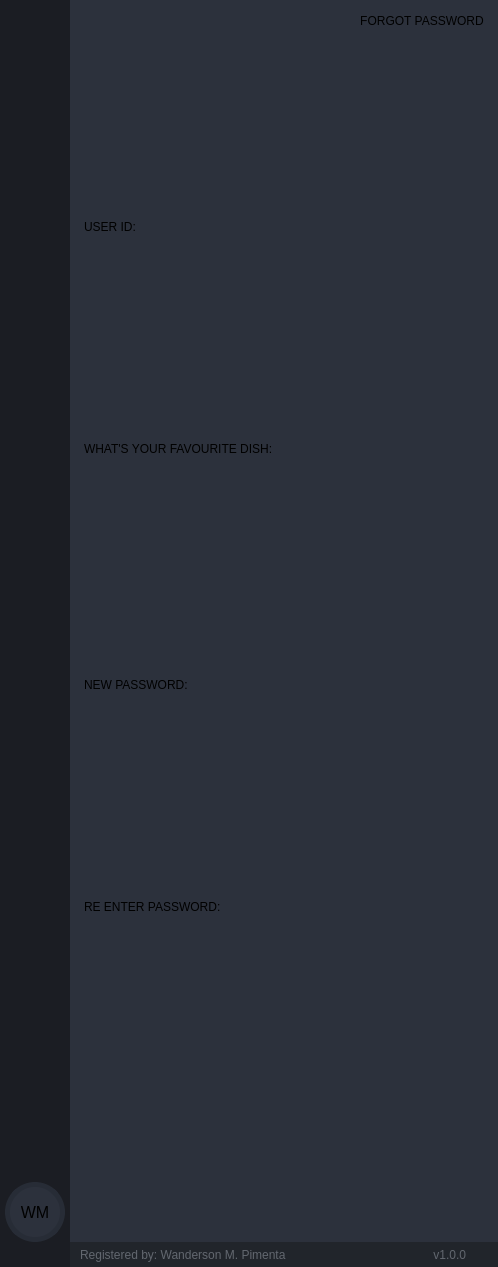
        <widget class="QFrame" name="frame_center">
         <property name="sizePolicy">
          <sizepolicy hsizetype="Expanding" vsizetype="Expanding">
           <horstretch>0</horstretch>
           <verstretch>0</verstretch>
          </sizepolicy>
         </property>
         <property name="styleSheet">
          <string notr="true">background-color: rgb(40, 44, 52);</string>
         </property>
         <property name="frameShape">
          <enum>QFrame::NoFrame</enum>
         </property>
         <property name="frameShadow">
          <enum>QFrame::Raised</enum>
         </property>
         <layout class="QHBoxLayout" name="horizontalLayout_2">
          <property name="spacing">
           <number>0</number>
          </property>
          <property name="leftMargin">
           <number>0</number>
          </property>
          <property name="topMargin">
           <number>0</number>
          </property>
          <property name="rightMargin">
           <number>0</number>
          </property>
          <property name="bottomMargin">
           <number>0</number>
          </property>
          <item>
           <widget class="QFrame" name="frame_left_menu">
            <property name="sizePolicy">
             <sizepolicy hsizetype="Preferred" vsizetype="Preferred">
              <horstretch>0</horstretch>
              <verstretch>0</verstretch>
             </sizepolicy>
            </property>
            <property name="minimumSize">
             <size>
              <width>70</width>
              <height>0</height>
             </size>
            </property>
            <property name="maximumSize">
             <size>
              <width>70</width>
              <height>16777215</height>
             </size>
            </property>
            <property name="layoutDirection">
             <enum>Qt::LeftToRight</enum>
            </property>
            <property name="styleSheet">
             <string notr="true">background-color: rgb(27, 29, 35);</string>
            </property>
            <property name="frameShape">
             <enum>QFrame::NoFrame</enum>
            </property>
            <property name="frameShadow">
             <enum>QFrame::Raised</enum>
            </property>
            <layout class="QVBoxLayout" name="verticalLayout_5">
             <property name="spacing">
              <number>1</number>
             </property>
             <property name="leftMargin">
              <number>0</number>
             </property>
             <property name="topMargin">
              <number>0</number>
             </property>
             <property name="rightMargin">
              <number>0</number>
             </property>
             <property name="bottomMargin">
              <number>0</number>
             </property>
             <item alignment="Qt::AlignTop">
              <widget class="QFrame" name="frame_menus">
               <property name="frameShape">
                <enum>QFrame::NoFrame</enum>
               </property>
               <property name="frameShadow">
                <enum>QFrame::Raised</enum>
               </property>
               <layout class="QVBoxLayout" name="layout_menus">
                <property name="spacing">
                 <number>0</number>
                </property>
                <property name="leftMargin">
                 <number>0</number>
                </property>
                <property name="topMargin">
                 <number>0</number>
                </property>
                <property name="rightMargin">
                 <number>0</number>
                </property>
                <property name="bottomMargin">
                 <number>0</number>
                </property>
               </layout>
              </widget>
             </item>
             <item alignment="Qt::AlignBottom">
              <widget class="QFrame" name="frame_extra_menus">
               <property name="sizePolicy">
                <sizepolicy hsizetype="Preferred" vsizetype="Preferred">
                 <horstretch>0</horstretch>
                 <verstretch>0</verstretch>
                </sizepolicy>
               </property>
               <property name="frameShape">
                <enum>QFrame::NoFrame</enum>
               </property>
               <property name="frameShadow">
                <enum>QFrame::Raised</enum>
               </property>
               <layout class="QVBoxLayout" name="layout_menu_bottom">
                <property name="spacing">
                 <number>10</number>
                </property>
                <property name="leftMargin">
                 <number>0</number>
                </property>
                <property name="topMargin">
                 <number>0</number>
                </property>
                <property name="rightMargin">
                 <number>0</number>
                </property>
                <property name="bottomMargin">
                 <number>25</number>
                </property>
                <item alignment="Qt::AlignHCenter">
                 <widget class="QLabel" name="label_user_icon">
                  <property name="sizePolicy">
                   <sizepolicy hsizetype="Maximum" vsizetype="Maximum">
                    <horstretch>0</horstretch>
                    <verstretch>0</verstretch>
                   </sizepolicy>
                  </property>
                  <property name="minimumSize">
                   <size>
                    <width>60</width>
                    <height>60</height>
                   </size>
                  </property>
                  <property name="maximumSize">
                   <size>
                    <width>60</width>
                    <height>60</height>
                   </size>
                  </property>
                  <property name="font">
                   <font>
                    <family>Segoe UI</family>
                    <pointsize>12</pointsize>
                   </font>
                  </property>
                  <property name="styleSheet">
                   <string notr="true">QLabel {
	border-radius: 30px;
	background-color: rgb(44, 49, 60);
	border: 5px solid rgb(39, 44, 54);
	background-position: center;
	background-repeat: no-repeat;
}</string>
                  </property>
                  <property name="text">
                   <string>WM</string>
                  </property>
                  <property name="alignment">
                   <set>Qt::AlignCenter</set>
                  </property>
                 </widget>
                </item>
               </layout>
              </widget>
             </item>
            </layout>
           </widget>
          </item>
          <item>
           <widget class="QFrame" name="frame_content_right">
            <property name="styleSheet">
             <string notr="true">background-color: rgb(44, 49, 60);</string>
            </property>
            <property name="frameShape">
             <enum>QFrame::NoFrame</enum>
            </property>
            <property name="frameShadow">
             <enum>QFrame::Raised</enum>
            </property>
            <layout class="QVBoxLayout" name="verticalLayout_4">
             <property name="spacing">
              <number>0</number>
             </property>
             <property name="leftMargin">
              <number>0</number>
             </property>
             <property name="topMargin">
              <number>0</number>
             </property>
             <property name="rightMargin">
              <number>0</number>
             </property>
             <property name="bottomMargin">
              <number>0</number>
             </property>
             <item>
              <widget class="QFrame" name="frame_content">
               <property name="frameShape">
                <enum>QFrame::NoFrame</enum>
               </property>
               <property name="frameShadow">
                <enum>QFrame::Raised</enum>
               </property>
               <layout class="QVBoxLayout" name="verticalLayout_9">
                <property name="spacing">
                 <number>0</number>
                </property>
                <property name="leftMargin">
                 <number>5</number>
                </property>
                <property name="topMargin">
                 <number>5</number>
                </property>
                <property name="rightMargin">
                 <number>5</number>
                </property>
                <property name="bottomMargin">
                 <number>5</number>
                </property>
                <item>
                 <widget class="QStackedWidget" name="stackedWidget">
                  <property name="styleSheet">
                   <string notr="true">background: transparent;</string>
                  </property>
                  <property name="currentIndex">
                   <number>1</number>
                  </property>
                  <widget class="QWidget" name="page_home">
                   <layout class="QVBoxLayout" name="verticalLayout_10">
                    <item>
                     <widget class="QLabel" name="label_6">
                      <property name="font">
                       <font>
                        <family>Segoe UI</family>
                        <pointsize>40</pointsize>
                       </font>
                      </property>
                      <property name="styleSheet">
                       <string notr="true"/>
                      </property>
                      <property name="text">
                       <string>HOME</string>
                      </property>
                      <property name="alignment">
                       <set>Qt::AlignCenter</set>
                      </property>
                     </widget>
                    </item>
                    <item>
                     <widget class="QLabel" name="label">
                      <property name="font">
                       <font>
                        <family>Segoe UI</family>
                        <pointsize>14</pointsize>
                       </font>
                      </property>
                      <property name="text">
                       <string>Empyt Page - By: Wanderson M. Pimenta</string>
                      </property>
                      <property name="alignment">
                       <set>Qt::AlignCenter</set>
                      </property>
                     </widget>
                    </item>
                    <item>
                     <widget class="QLabel" name="label_7">
                      <property name="font">
                       <font>
                        <family>Segoe UI</family>
                        <pointsize>15</pointsize>
                       </font>
                      </property>
                      <property name="text">
                       <string>Page Index 0</string>
                      </property>
                      <property name="alignment">
                       <set>Qt::AlignCenter</set>
                      </property>
                     </widget>
                    </item>
                   </layout>
                  </widget>
                  <widget class="QWidget" name="page_widgets">
                   <layout class="QVBoxLayout" name="verticalLayout_6">
                    <item>
                     <widget class="QFrame" name="frame">
                      <property name="styleSheet">
                       <string notr="true">border-radius: 5px;</string>
                      </property>
                      <property name="frameShape">
                       <enum>QFrame::StyledPanel</enum>
                      </property>
                      <property name="frameShadow">
                       <enum>QFrame::Raised</enum>
                      </property>
                      <layout class="QVBoxLayout" name="verticalLayout_15">
                       <property name="spacing">
                        <number>0</number>
                       </property>
                       <property name="leftMargin">
                        <number>0</number>
                       </property>
                       <property name="topMargin">
                        <number>0</number>
                       </property>
                       <property name="rightMargin">
                        <number>0</number>
                       </property>
                       <property name="bottomMargin">
                        <number>0</number>
                       </property>
                       <item>
                        <layout class="QHBoxLayout" name="horizontalLayout_11"/>
                       </item>
                       <item>
                        <widget class="QLabel" name="label_2">
                         <property name="text">
                          <string>                                                                                   FORGOT PASSWORD</string>
                         </property>
                        </widget>
                       </item>
                       <item>
                        <widget class="QTextEdit" name="textEdit_4"/>
                       </item>
                       <item>
                        <layout class="QHBoxLayout" name="horizontalLayout_13"/>
                       </item>
                       <item>
                        <widget class="QLabel" name="label_3">
                         <property name="text">
                          <string>USER ID:</string>
                         </property>
                        </widget>
                       </item>
                       <item>
                        <widget class="QLineEdit" name="lineEdit"/>
                       </item>
                       <item>
                        <widget class="QPlainTextEdit" name="plainTextEdit"/>
                       </item>
                       <item>
                        <widget class="QLabel" name="label_5">
                         <property name="text">
                          <string>WHAT'S YOUR FAVOURITE DISH:</string>
                         </property>
                        </widget>
                       </item>
                       <item>
                        <widget class="QLabel" name="label_4">
                         <property name="text">
                          <string/>
                         </property>
                        </widget>
                       </item>
                       <item>
                        <widget class="QLineEdit" name="lineEdit_2"/>
                       </item>
                       <item>
                        <widget class="QTextEdit" name="textEdit_3"/>
                       </item>
                       <item>
                        <widget class="QLabel" name="label_8">
                         <property name="text">
                          <string>NEW PASSWORD:</string>
                         </property>
                        </widget>
                       </item>
                       <item>
                        <widget class="QLineEdit" name="lineEdit_3"/>
                       </item>
                       <item>
                        <widget class="QTextEdit" name="textEdit_2"/>
                       </item>
                       <item>
                        <widget class="QLabel" name="label_9">
                         <property name="text">
                          <string>RE ENTER PASSWORD:</string>
                         </property>
                        </widget>
                       </item>
                       <item>
                        <widget class="QLineEdit" name="lineEdit_4"/>
                       </item>
                       <item>
                        <widget class="QTextEdit" name="textEdit"/>
                       </item>
                      </layout>
                     </widget>
                    </item>
                    <item>
                     <widget class="QFrame" name="frame_3">
                      <property name="minimumSize">
                       <size>
                        <width>0</width>
                        <height>100</height>
                       </size>
                      </property>
                      <property name="frameShape">
                       <enum>QFrame::StyledPanel</enum>
                      </property>
                      <property name="frameShadow">
                       <enum>QFrame::Raised</enum>
                      </property>
                      <layout class="QHBoxLayout" name="horizontalLayout_12">
                       <property name="spacing">
                        <number>0</number>
                       </property>
                       <property name="leftMargin">
                        <number>0</number>
                       </property>
                       <property name="topMargin">
                        <number>0</number>
                       </property>
                       <property name="rightMargin">
                        <number>0</number>
                       </property>
                       <property name="bottomMargin">
                        <number>0</number>
                       </property>
                       <item>
                        <layout class="QHBoxLayout" name="horizontalLayout_9"/>
                       </item>
                      </layout>
                     </widget>
                    </item>
                   </layout>
                  </widget>
                 </widget>
                </item>
               </layout>
              </widget>
             </item>
             <item>
              <widget class="QFrame" name="frame_grip">
               <property name="minimumSize">
                <size>
                 <width>0</width>
                 <height>25</height>
                </size>
               </property>
               <property name="maximumSize">
                <size>
                 <width>16777215</width>
                 <height>25</height>
                </size>
               </property>
               <property name="styleSheet">
                <string notr="true">background-color: rgb(33, 37, 43);</string>
               </property>
               <property name="frameShape">
                <enum>QFrame::NoFrame</enum>
               </property>
               <property name="frameShadow">
                <enum>QFrame::Raised</enum>
               </property>
               <layout class="QHBoxLayout" name="horizontalLayout_6">
                <property name="spacing">
                 <number>0</number>
                </property>
                <property name="leftMargin">
                 <number>0</number>
                </property>
                <property name="topMargin">
                 <number>0</number>
                </property>
                <property name="rightMargin">
                 <number>2</number>
                </property>
                <property name="bottomMargin">
                 <number>0</number>
                </property>
                <item>
                 <widget class="QFrame" name="frame_label_bottom">
                  <property name="frameShape">
                   <enum>QFrame::NoFrame</enum>
                  </property>
                  <property name="frameShadow">
                   <enum>QFrame::Raised</enum>
                  </property>
                  <layout class="QHBoxLayout" name="horizontalLayout_7">
                   <property name="spacing">
                    <number>0</number>
                   </property>
                   <property name="leftMargin">
                    <number>10</number>
                   </property>
                   <property name="topMargin">
                    <number>0</number>
                   </property>
                   <property name="rightMargin">
                    <number>10</number>
                   </property>
                   <property name="bottomMargin">
                    <number>0</number>
                   </property>
                   <item>
                    <widget class="QLabel" name="label_credits">
                     <property name="font">
                      <font>
                       <family>Segoe UI</family>
                      </font>
                     </property>
                     <property name="styleSheet">
                      <string notr="true">color: rgb(98, 103, 111);</string>
                     </property>
                     <property name="text">
                      <string>Registered by: Wanderson M. Pimenta</string>
                     </property>
                    </widget>
                   </item>
                   <item>
                    <widget class="QLabel" name="label_version">
                     <property name="maximumSize">
                      <size>
                       <width>100</width>
                       <height>16777215</height>
                      </size>
                     </property>
                     <property name="font">
                      <font>
                       <family>Segoe UI</family>
                      </font>
                     </property>
                     <property name="styleSheet">
                      <string notr="true">color: rgb(98, 103, 111);</string>
                     </property>
                     <property name="text">
                      <string>v1.0.0</string>
                     </property>
                     <property name="alignment">
                      <set>Qt::AlignRight|Qt::AlignTrailing|Qt::AlignVCenter</set>
                     </property>
                    </widget>
                   </item>
                  </layout>
                 </widget>
                </item>
                <item>
                 <widget class="QFrame" name="frame_size_grip">
                  <property name="maximumSize">
                   <size>
                    <width>20</width>
                    <height>20</height>
                   </size>
                  </property>
                  <property name="styleSheet">
                   <string notr="true">QSizeGrip {
	background-image: url(:/16x16/icons/16x16/cil-size-grip.png);
	background-position: center;
	background-repeat: no-reperat;
}</string>
                  </property>
                  <property name="frameShape">
                   <enum>QFrame::NoFrame</enum>
                  </property>
                  <property name="frameShadow">
                   <enum>QFrame::Raised</enum>
                  </property>
                 </widget>
                </item>
               </layout>
              </widget>
             </item>
            </layout>
           </widget>
          </item>
         </layout>
        </widget>
